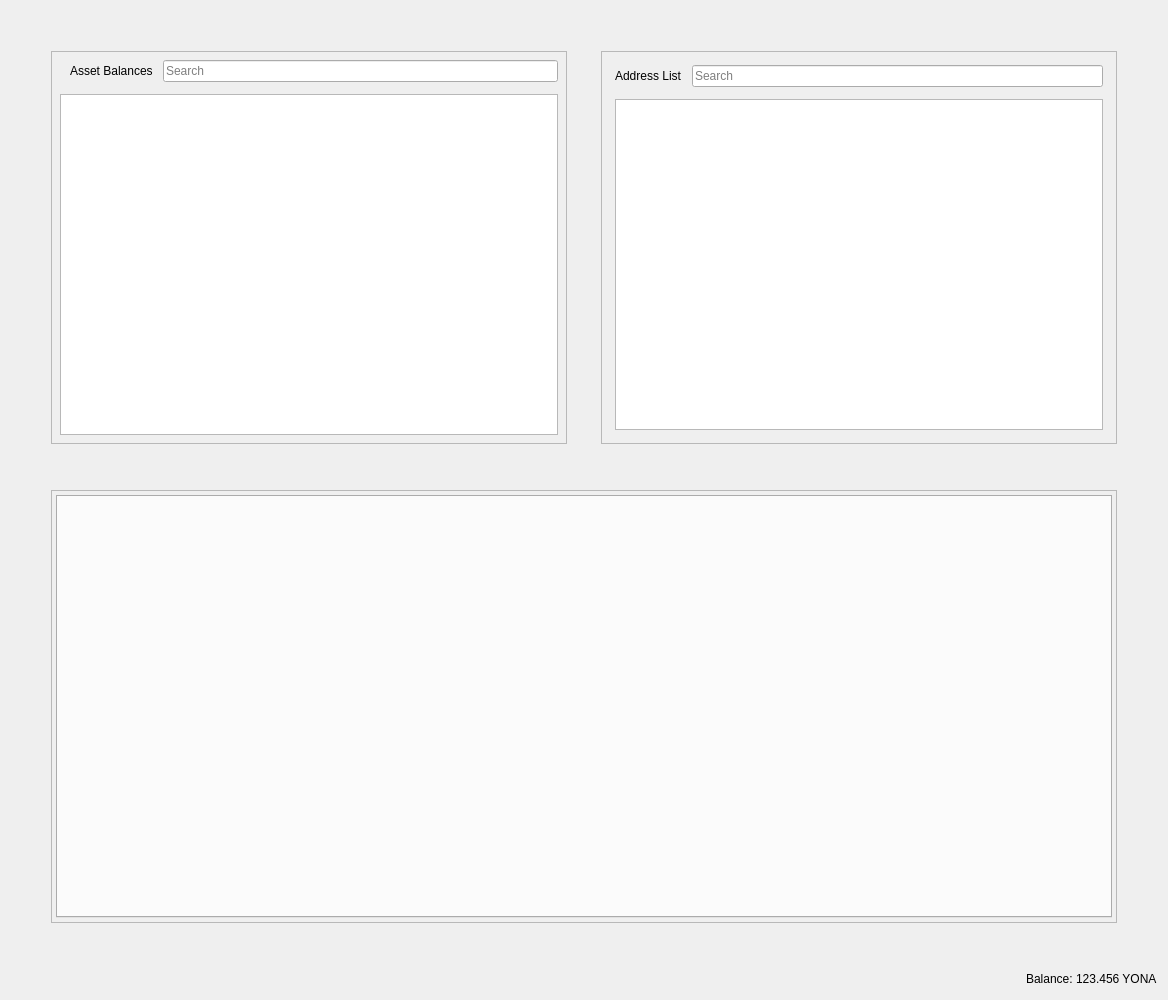
<?xml version="1.0" encoding="UTF-8"?>
<ui version="4.0">
 <class>RestrictedAssetsDialog</class>
 <widget class="QDialog" name="RestrictedAssetsDialog">
  <property name="geometry">
   <rect>
    <x>0</x>
    <y>0</y>
    <width>1168</width>
    <height>1000</height>
   </rect>
  </property>
  <property name="windowTitle">
   <string>Send Coins</string>
  </property>
  <layout class="QVBoxLayout" name="verticalLayout">
   <item>
    <layout class="QHBoxLayout" name="horizontalLayout">
     <property name="spacing">
      <number>34</number>
     </property>
     <property name="leftMargin">
      <number>40</number>
     </property>
     <property name="topMargin">
      <number>40</number>
     </property>
     <property name="rightMargin">
      <number>40</number>
     </property>
     <property name="bottomMargin">
      <number>40</number>
     </property>
     <item>
      <widget class="QFrame" name="frameAssetBalance">
       <property name="frameShape">
        <enum>QFrame::StyledPanel</enum>
       </property>
       <property name="frameShadow">
        <enum>QFrame::Raised</enum>
       </property>
       <layout class="QVBoxLayout" name="verticalLayout_7">
        <property name="spacing">
         <number>12</number>
        </property>
        <property name="leftMargin">
         <number>4</number>
        </property>
        <property name="topMargin">
         <number>4</number>
        </property>
        <property name="rightMargin">
         <number>4</number>
        </property>
        <property name="bottomMargin">
         <number>4</number>
        </property>
        <item>
         <layout class="QVBoxLayout" name="verticalLayout_4">
          <property name="spacing">
           <number>12</number>
          </property>
          <property name="leftMargin">
           <number>4</number>
          </property>
          <property name="topMargin">
           <number>4</number>
          </property>
          <property name="rightMargin">
           <number>4</number>
          </property>
          <property name="bottomMargin">
           <number>4</number>
          </property>
          <item>
           <layout class="QHBoxLayout" name="horizontalLayout_8">
            <property name="spacing">
             <number>10</number>
            </property>
            <property name="leftMargin">
             <number>10</number>
            </property>
            <item>
             <widget class="QLabel" name="labelAssetBalance">
              <property name="text">
               <string>Asset Balances</string>
              </property>
             </widget>
            </item>
            <item>
             <widget class="QLineEdit" name="lineEditAssetSearch">
              <property name="placeholderText">
               <string>Search</string>
              </property>
             </widget>
            </item>
           </layout>
          </item>
          <item>
           <widget class="QTableView" name="listAssets"/>
          </item>
         </layout>
        </item>
       </layout>
      </widget>
     </item>
     <item>
      <widget class="QFrame" name="frameAddressList">
       <property name="frameShape">
        <enum>QFrame::StyledPanel</enum>
       </property>
       <property name="frameShadow">
        <enum>QFrame::Raised</enum>
       </property>
       <layout class="QVBoxLayout" name="verticalLayout_10">
        <property name="spacing">
         <number>12</number>
        </property>
        <item>
         <layout class="QVBoxLayout" name="verticalLayout_9">
          <property name="spacing">
           <number>12</number>
          </property>
          <property name="leftMargin">
           <number>4</number>
          </property>
          <property name="topMargin">
           <number>4</number>
          </property>
          <property name="rightMargin">
           <number>4</number>
          </property>
          <property name="bottomMargin">
           <number>4</number>
          </property>
          <item>
           <layout class="QHBoxLayout" name="horizontalLayout_9">
            <property name="spacing">
             <number>10</number>
            </property>
            <property name="leftMargin">
             <number>0</number>
            </property>
            <property name="topMargin">
             <number>0</number>
            </property>
            <property name="rightMargin">
             <number>0</number>
            </property>
            <property name="bottomMargin">
             <number>0</number>
            </property>
            <item>
             <widget class="QLabel" name="labelAddressList">
              <property name="text">
               <string>Address List</string>
              </property>
             </widget>
            </item>
            <item>
             <widget class="QLineEdit" name="lineEditAddressSearch">
              <property name="placeholderText">
               <string>Search</string>
              </property>
             </widget>
            </item>
           </layout>
          </item>
          <item>
           <widget class="QTableView" name="myAddressList"/>
          </item>
         </layout>
        </item>
       </layout>
      </widget>
     </item>
    </layout>
   </item>
   <item>
    <layout class="QHBoxLayout" name="horizontalLayout_4">
     <property name="spacing">
      <number>34</number>
     </property>
     <property name="leftMargin">
      <number>40</number>
     </property>
     <property name="topMargin">
      <number>0</number>
     </property>
     <property name="rightMargin">
      <number>40</number>
     </property>
     <property name="bottomMargin">
      <number>40</number>
     </property>
     <item>
      <widget class="QFrame" name="tabFrame">
       <property name="frameShape">
        <enum>QFrame::StyledPanel</enum>
       </property>
       <property name="frameShadow">
        <enum>QFrame::Raised</enum>
       </property>
       <layout class="QVBoxLayout" name="verticalLayout_8">
        <property name="spacing">
         <number>12</number>
        </property>
        <property name="leftMargin">
         <number>4</number>
        </property>
        <property name="topMargin">
         <number>4</number>
        </property>
        <property name="rightMargin">
         <number>4</number>
        </property>
        <property name="bottomMargin">
         <number>4</number>
        </property>
        <item>
         <widget class="QTabWidget" name="tabWidget">
          <property name="tabPosition">
           <enum>QTabWidget::North</enum>
          </property>
          <property name="tabShape">
           <enum>QTabWidget::Rounded</enum>
          </property>
          <property name="currentIndex">
           <number>-1</number>
          </property>
          <property name="elideMode">
           <enum>Qt::ElideNone</enum>
          </property>
         </widget>
        </item>
       </layout>
      </widget>
     </item>
    </layout>
   </item>
   <item>
    <layout class="QHBoxLayout" name="horizontalLayout_2">
     <property name="spacing">
      <number>3</number>
     </property>
     <item>
      <spacer name="horizontalSpacer">
       <property name="orientation">
        <enum>Qt::Horizontal</enum>
       </property>
       <property name="sizeHint" stdset="0">
        <size>
         <width>40</width>
         <height>20</height>
        </size>
       </property>
      </spacer>
     </item>
     <item alignment="Qt::AlignRight">
      <widget class="QLabel" name="label">
       <property name="sizePolicy">
        <sizepolicy hsizetype="Preferred" vsizetype="Fixed">
         <horstretch>0</horstretch>
         <verstretch>0</verstretch>
        </sizepolicy>
       </property>
       <property name="text">
        <string>Balance:</string>
       </property>
      </widget>
     </item>
     <item alignment="Qt::AlignRight">
      <widget class="QLabel" name="labelBalance">
       <property name="sizePolicy">
        <sizepolicy hsizetype="Preferred" vsizetype="Fixed">
         <horstretch>0</horstretch>
         <verstretch>0</verstretch>
        </sizepolicy>
       </property>
       <property name="cursor">
        <cursorShape>IBeamCursor</cursorShape>
       </property>
       <property name="text">
        <string notr="true">123.456 YONA</string>
       </property>
       <property name="textInteractionFlags">
        <set>Qt::LinksAccessibleByMouse|Qt::TextSelectableByKeyboard|Qt::TextSelectableByMouse</set>
       </property>
      </widget>
     </item>
    </layout>
   </item>
  </layout>
 </widget>
 <resources>
  <include location="../yona.qrc"/>
 </resources>
 <connections/>
</ui>
